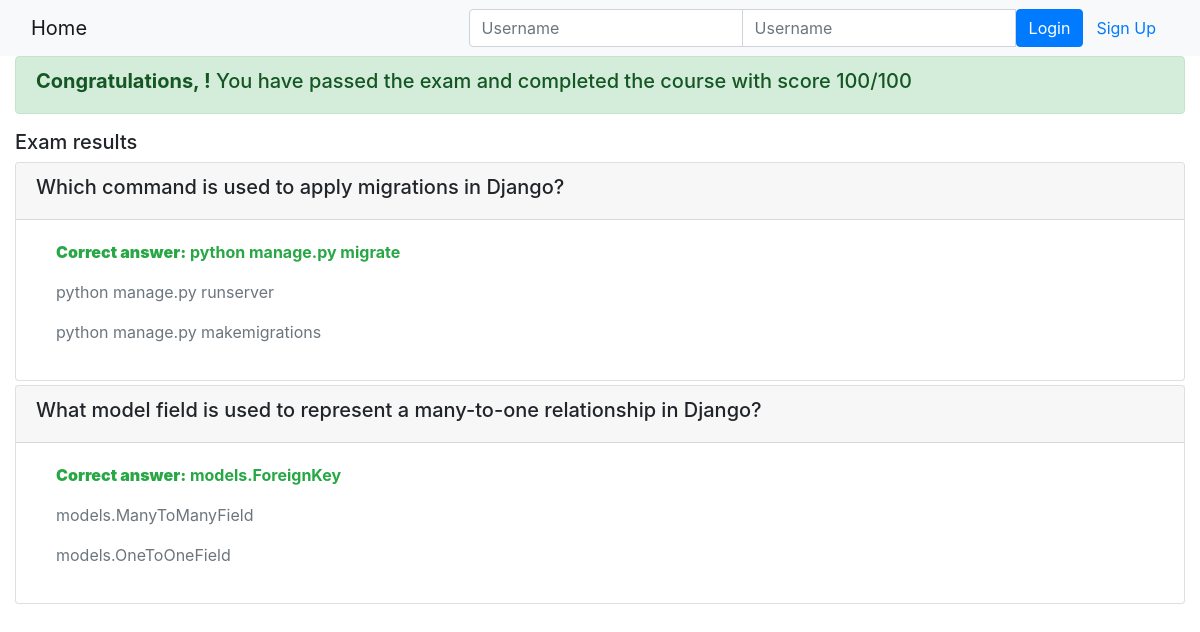
Page /onlinecourse/course/1/submission/1/result/ on the committed database.
### onlinecourse/models.py (models this page shows, shortened)
class Question(models.Model):
    course = models.ForeignKey(Course, on_delete=models.CASCADE, null=True)
    lesson = models.ForeignKey(Lesson, on_delete=models.CASCADE, null=True, blank=True)
    question_text = models.CharField(max_length=200)
    grade = models.IntegerField(default=50)
    def is_get_score(self, selected_ids):
        all_answers = self.choice_set.filter(is_correct=True).count()
        selected_correct = self.choice_set.filter(is_correct=True, id__in=selected_ids).count()
        if all_answers == selected_correct:
            return True
        else:
            return False

class Choice(models.Model):
    question = models.ForeignKey(Question, on_delete=models.CASCADE)
    choice_text = models.CharField(max_length=200)
    is_correct = models.BooleanField(default=False)

### onlinecourse/views.py (the view)
# urls.py: path('course/<int:course_id>/submission/<int:submission_id>/result/', views.show_exam_result, name='show_exam_result'),
def show_exam_result(request, course_id, submission_id):
    context = {}
    course = get_object_or_404(Course, pk=course_id)
    submission = get_object_or_404(Submission, pk=submission_id)
    total_score = 0
    total_grade = 0
    selected_choice_ids = [choice.id for choice in submission.choices.all()]
    for question in course.question_set.all():
        total_grade += question.grade
        if question.is_get_score(selected_choice_ids):
            total_score += question.grade
    grade = int((total_score / total_grade) * 100) if total_grade > 0 else 0
    context['course'] = course
    context['submission'] = submission
    context['grade'] = grade
    return render(request, 'onlinecourse/exam_result_bootstrap.html', context)

### onlinecourse/templates/onlinecourse/exam_result_bootstrap.html (shortened to what this page needs)
<!DOCTYPE html>
<html lang="en">
<head>
    {% load static %}
    <link rel="stylesheet" href="https://maxcdn.bootstrapcdn.com/bootstrap/4.5.2/css/bootstrap.min.css">
</head>
<body>
 <nav class="navbar navbar-light bg-light">
    <div class="container-fluid">
        <div class="navbar-header">
              <a class="navbar-brand" href="{% url 'onlinecourse:index' %}">Home</a>
        </div>
        <ul class="nav navbar-nav navbar-right">
            {% if user.is_authenticated %}
            <li>
                <a class="btn btn-link" href="#">{{ user.first_name }}({{ user.username }})</a>
                <a class="btn btn-link" href="{% url 'onlinecourse:logout' %}">Logout</a>
            </li>
            {% else %}
            <li>
                <form class="form-inline" action="{% url 'onlinecourse:login' %}" method="post">
                    <div class="input-group">
                        <input type="text" class="form-control" placeholder="Username" name="username" >
                        <input type="password" class="form-control" placeholder="Username" name="psw" >
                        <button class="btn btn-primary" type="submit">Login</button>
                        <a class="btn btn-link" href="{% url 'onlinecourse:registration' %}">Sign Up</a>
                    </div>
                </form>
            </li>
            {% endif %}
        </ul>
    </div>
</nav>
<div class="container-fluid">
    {% if grade > 80 %}
    <div class="alert alert-success">
       <h5><b>Congratulations, {{ user.first_name|default:user.username }}!</b> You have passed the exam and completed the course with score {{ grade }}/100</h5>
    </div>
    {% else %}
    <div class="alert alert-danger">
        <h5><b>Failed</b> Sorry, {{ user.first_name|default:user.username }}! You have failed the exam with score {{ grade }}/100</h5>
    </div>
    <a class="btn btn-link text-danger" href="{% url 'onlinecourse:course_details' course.id %}">Re-test</a>
    {% endif %}
    <div class="card-columns-vertical mt-1">
        <h5 class="">Exam results</h5>
        {% for question in course.question_set.all %}
        <div class="card mt-1">
            <div class="card-header"><h5>{{ question.question_text }}</h5></div>
            <div class="card-body">
                {% for choice in question.choice_set.all %}
                <div class="form-check">
                    {% if choice in submission.choices.all and choice.is_correct %}
                        <p class="text-success font-weight-bold"><b>Correct answer:</b> {{ choice.choice_text }}</p>
                    {% elif choice in submission.choices.all and not choice.is_correct %}
                        <p class="text-danger font-weight-bold"><b>Wrong answer:</b> {{ choice.choice_text }}</p>
                    {% elif choice.is_correct %}
                        <p class="text-warning"><b>Not selected correct answer:</b> {{ choice.choice_text }}</p>
                    {% else %}
                        <p class="text-muted">{{ choice.choice_text }}</p>
                    {% endif %}
                </div>
                {% endfor %}
            </div>
        </div>
        {% endfor %}
    </div>
</div>
</body>
</html>

### rows in the picture
Question: question_text "Which command is used to apply migrations in Django?"
Choice: choice_text "python manage.py migrate"
Choice: choice_text "python manage.py runserver"
Choice: choice_text "python manage.py makemigrations"
Question: question_text "What model field is used to represent a many-to-one relationship in Django?"
Choice: choice_text "models.ForeignKey"
Choice: choice_text "models.ManyToManyField"
Choice: choice_text "models.OneToOneField"

### other values in the picture
{{ grade }} "100"
